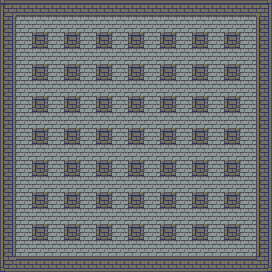

Rendered tile map (Tiled .tmx) drawn with the repository's tilesets; below, a short description and the map source with its tile grids summarised:
An orthogonal 17x17 tile map with 16x16 px tiles, 2 tile layers (Floor, Layout) and 58 objects (4x required, random).

<map version="1.0" tiledversion="1.0.3" orientation="orthogonal" renderorder="left-up" width="17" height="17" tilewidth="16" tileheight="16" nextobjectid="69">
 <tileset firstgid="1" name="Map" tilewidth="16" tileheight="16" tilecount="21" columns="7">
  <image source="map.tiles.png" width="112" height="48" />
 </tileset>
 <layer name="Floor" width="17" height="17">
  <data>[289 cells, 289 non-empty, 1 distinct tile ids]</data>
 </layer>
 <layer name="Layout" width="17" height="17">
  <data>[289 cells, 113 non-empty, 7 distinct tile ids]</data>
 </layer>
 <objectgroup name="Collision" visible="0">
  <object id="9" x="0" y="0" width="256" height="16" />
  <object id="10" x="256" y="0" width="16" height="272" />
  <object id="11" x="0" y="256" width="256" height="16" />
  <object id="12" x="0" y="16" width="16" height="240" />
  <object id="14" x="32" y="32" width="16" height="16" />
  <object id="15" x="64" y="32" width="16" height="16" />
  <object id="16" x="96" y="32" width="16" height="16" />
  <object id="17" x="128" y="32" width="16" height="16" />
  <object id="19" x="160" y="32" width="16" height="16" />
  <object id="20" x="192" y="32" width="16" height="16" />
  <object id="21" x="224" y="32" width="16" height="16" />
  <object id="22" x="128" y="64" width="16" height="16" />
  <object id="23" x="96" y="64" width="16" height="16" />
  <object id="24" x="224" y="64" width="16" height="16" />
  <object id="25" x="160" y="64" width="16" height="16" />
  <object id="26" x="64" y="64" width="16" height="16" />
  <object id="27" x="32" y="64" width="16" height="16" />
  <object id="28" x="192" y="64" width="16" height="16" />
  <object id="29" x="128" y="96" width="16" height="16" />
  <object id="30" x="96" y="96" width="16" height="16" />
  <object id="31" x="224" y="96" width="16" height="16" />
  <object id="32" x="160" y="96" width="16" height="16" />
  <object id="33" x="64" y="96" width="16" height="16" />
  <object id="34" x="32" y="96" width="16" height="16" />
  <object id="35" x="192" y="96" width="16" height="16" />
  <object id="36" x="128" y="128" width="16" height="16" />
  <object id="37" x="96" y="128" width="16" height="16" />
  <object id="38" x="224" y="128" width="16" height="16" />
  <object id="39" x="160" y="128" width="16" height="16" />
  <object id="40" x="64" y="128" width="16" height="16" />
  <object id="41" x="32" y="128" width="16" height="16" />
  <object id="42" x="192" y="128" width="16" height="16" />
  <object id="43" x="128" y="160" width="16" height="16" />
  <object id="44" x="96" y="160" width="16" height="16" />
  <object id="45" x="224" y="160" width="16" height="16" />
  <object id="46" x="160" y="160" width="16" height="16" />
  <object id="47" x="64" y="160" width="16" height="16" />
  <object id="48" x="32" y="160" width="16" height="16" />
  <object id="49" x="192" y="160" width="16" height="16" />
  <object id="50" x="128" y="192" width="16" height="16" />
  <object id="51" x="96" y="192" width="16" height="16" />
  <object id="52" x="224" y="192" width="16" height="16" />
  <object id="53" x="160" y="192" width="16" height="16" />
  <object id="54" x="64" y="192" width="16" height="16" />
  <object id="55" x="32" y="192" width="16" height="16" />
  <object id="56" x="192" y="192" width="16" height="16" />
  <object id="57" x="128" y="224" width="16" height="16" />
  <object id="58" x="96" y="224" width="16" height="16" />
  <object id="59" x="224" y="224" width="16" height="16" />
  <object id="60" x="160" y="224" width="16" height="16" />
  <object id="61" x="64" y="224" width="16" height="16" />
  <object id="62" x="32" y="224" width="16" height="16" />
  <object id="63" x="192" y="224" width="16" height="16" />
 </objectgroup>
 <objectgroup name="Obstacles">
  <object id="64" type="required" x="16" y="48" width="32" height="176" />
  <object id="65" type="required" x="48" y="224" width="176" height="32" />
  <object id="66" type="required" x="224" y="48" width="32" height="176" />
  <object id="67" type="required" x="48" y="16" width="176" height="32" />
  <object id="68" type="random" x="48" y="48" width="176" height="176" />
 </objectgroup>
</map>